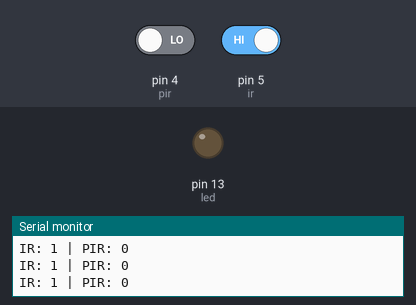
Recording of a sketch running on a simulated Arduino Uno, built with avr-gcc and run on an emulated ATmega328P. Shown: output pins drawn as LEDs (lit = HIGH), the last lines printed to the serial monitor. The test bench sets the inputs (shaded band); at power-on: pin 4 (pir) LOW, pin 5 (ir) HIGH.

Above: at 2.8 s.
2.9 s: pin 4 (pir) driven HIGH and pin 5 (ir) driven LOW
At 4.2 s:
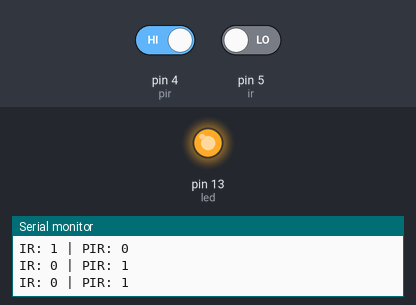
4.5 s: pin 4 (pir) driven LOW
At 5.7 s:
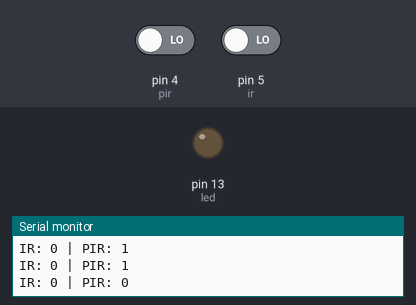
6.5 s: pin 4 (pir) driven HIGH
At 7.3 s:
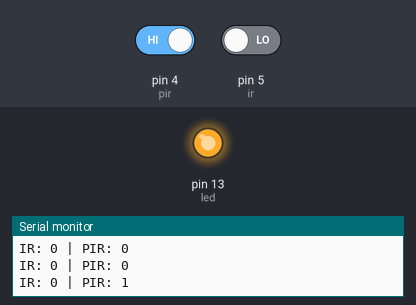
Timing chart, 0 to 9.5 s (numbered marks = the images above; inputs shaded):
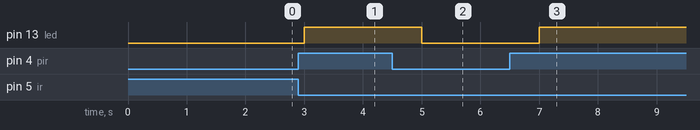

Measured:
- after the input at 2.9 s, pin 13 (led): LOW → HIGH after 0.10 s
- after the input at 4.5 s, pin 13 (led): HIGH → LOW after 0.50 s
- after the input at 6.5 s, pin 13 (led): LOW → HIGH after 0.50 s

The sketch:

3iot-roomlight-using-ir-pir.ino
```cpp
#define led 13
#define ir 5
#define pir 4

void setup() {
  pinMode(led, OUTPUT);
  pinMode(ir, INPUT);
  pinMode(pir, INPUT);

  Serial.begin(115200);
}

void loop() {
  int t = digitalRead(ir);
  int l = digitalRead(pir);


  Serial.print("IR: ");
  Serial.print(t);
  Serial.print(" | PIR: ");
  Serial.println(l);

  if (t == 0 && l == 1) {
    digitalWrite(led, HIGH);
  } else {
    digitalWrite(led, LOW);
  }


  delay(1000);
}
```
